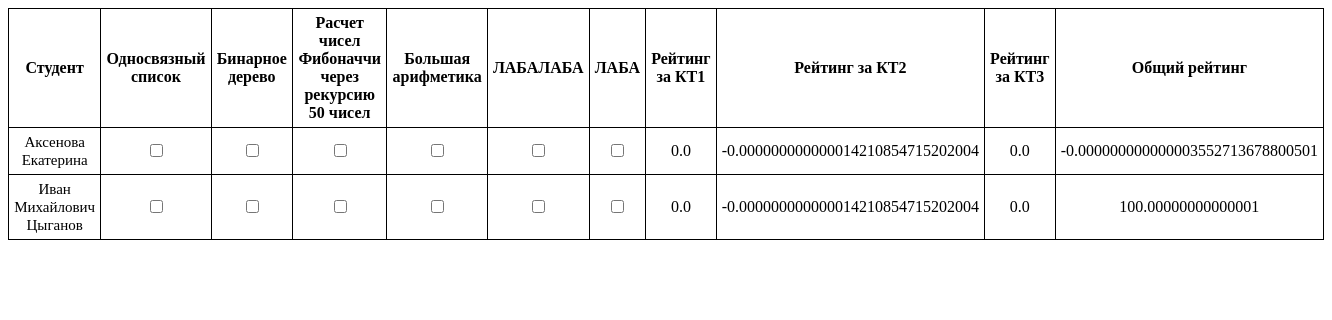
/group/4, run on the app's committed database.
### botbi20i1/models.py (models this page shows, shortened)
class Stats(models.Model):
    lab = models.ForeignKey(Laboratory, on_delete=models.CASCADE)
    student = models.ForeignKey(Student, on_delete=models.CASCADE)
    status = models.BooleanField(default=False)

class Laboratory(models.Model):
    description = models.TextField(default="")
    name = models.CharField(max_length=200, default="")
    kt = models.PositiveIntegerField(default=1)

class Student(models.Model):
    group_id = models.ForeignKey(Group, on_delete=models.CASCADE, default=4)
    personal_number = models.CharField(max_length=20, default="")
    name = models.CharField(max_length=60, default="")
    git_hub = models.CharField(max_length=100, default="")
    rating_1KT = models.FloatField(default=0, validators=[MinValueValidator(0), MaxValueValidator(100.00)])
    rating_2KT = models.FloatField(default=0, validators=[MinValueValidator(0), MaxValueValidator(100.00)])
    rating_3KT = models.FloatField(default=0, validators=[MinValueValidator(0), MaxValueValidator(100)])
    rating = models.FloatField(default=0, validators=[MinValueValidator(0), MaxValueValidator(100)])
    labs = models.ManyToManyField(Laboratory, through='Stats')

### botbi20i1/views.py (the view)
# urls.py: path('group/<int:id>', views.group, name='bi20i1'),
def group(request, id):
    students = Student.objects.filter(group_id__id=id)
    stats = Stats.objects.all().order_by('lab')
    context = {
        'students': students,
        'stats': stats,
    }
    return render(request, template_name='bi-20i1.html', context=context)

### botbi20i1/templates/bi-20i1.html (shortened to what this page needs)
{% extends 'base.html'%}
{% block content%}
<table>
<tr><th>Студент</th>
    {% for stat in stats%}
    {% with student=students|first %}
        {% if stat.student.id == student.id %}
        <th>{{stat.lab.name}}</th>
        {% endif %}
    {% endwith %}
    {% endfor %}
    <th>Рейтинг за КТ1</th>
    <th>Рейтинг за КТ2</th>
    <th>Рейтинг за КТ3</th>
    <th>Общий рейтинг</th>
</tr>
{% for student in students %}
    <tr>
        <td><a href="{{student.git_hub}}" style="font-family:times;color:black;font-size:15px">{{student.name}}</a></td>
    {% for stat in stats%}
        {% if stat.student.id == student.id %}
            <td><input class="stats {{stat.lab.kt}}" type="checkbox" id="{{stat.id}}" {% if stat.status == True %}checked{% endif %}></td>
        {% endif %}
    {% endfor %}
        <td><data class="rating kt1" rank="{{student.id}}">{{student.rating_1KT}}</data></td>
        <td><data class="rating kt2" rank="{{student.id}}">{{student.rating_2KT}}</data></td>
        <td><data class="rating kt3" rank="{{student.id}}">{{student.rating_3KT}}</data></td>
        <td><data class="rating total" rank="{{student.id}}">{{student.rating}}</data></td>
    </tr>
{% endfor %}
</table>
{% endblock%}

### botbi20i1/templates/base.html (shortened to what this page needs)
{% load static %}
<!DOCTYPE html>
<html lang="en">
<head>
    <link rel="stylesheet" href="{% static 'style.css'%}">
</head>
<body>
{% block content %}
{% endblock %}

### botbi20i1/static/style.css (style rules this page uses)
TABLE { border-collapse: collapse; width: 100%; }
TH { background: #fc0; text-align: left; }
TD { background: #fff; text-align: center; }
TH, TD { border: 1px solid black; padding: 4px; }

### botbi20i1/templates/bi-20i1.html (style rules this page uses)
body { background: url(http://www.wallpapers4u.org/wp-content/uploads/background_light_bright_point_47456_1920x1080.jpg) repeat-y; }
TABLE { border-collapse: collapse; width: 100%; }
TH { background: rgba(255, 255, 255, 0.8); text-align: center; }
TD { background: rgba(255, 255, 255, 0.1) }
TH, TD { border: 1px solid black; padding: 5px; }
input { background: none; }
a { text-decoration: none; }

### data on the page
Stats: lab.name "Односвязный список"
Stats: lab.name "Бинарное дерево"
Stats: lab.name "Расчет чисел Фибоначчи через рекурсию 50 чисел"
Stats: lab.name "Большая арифметика"
Stats: lab.name "ЛАБАЛАБА"
Stats: lab.name "ЛАБА"
Student: name "Аксенова Екатерина", rating_1KT "0.0", rating_2KT "-0.000000000000014210854715202004", rating_3KT "0.0", rating "-0.000000000000003552713678800501"
Student: name "Иван Михайлович Цыганов", rating_1KT "0.0", rating_2KT "-0.000000000000014210854715202004", rating_3KT "0.0", rating "100.00000000000001"
